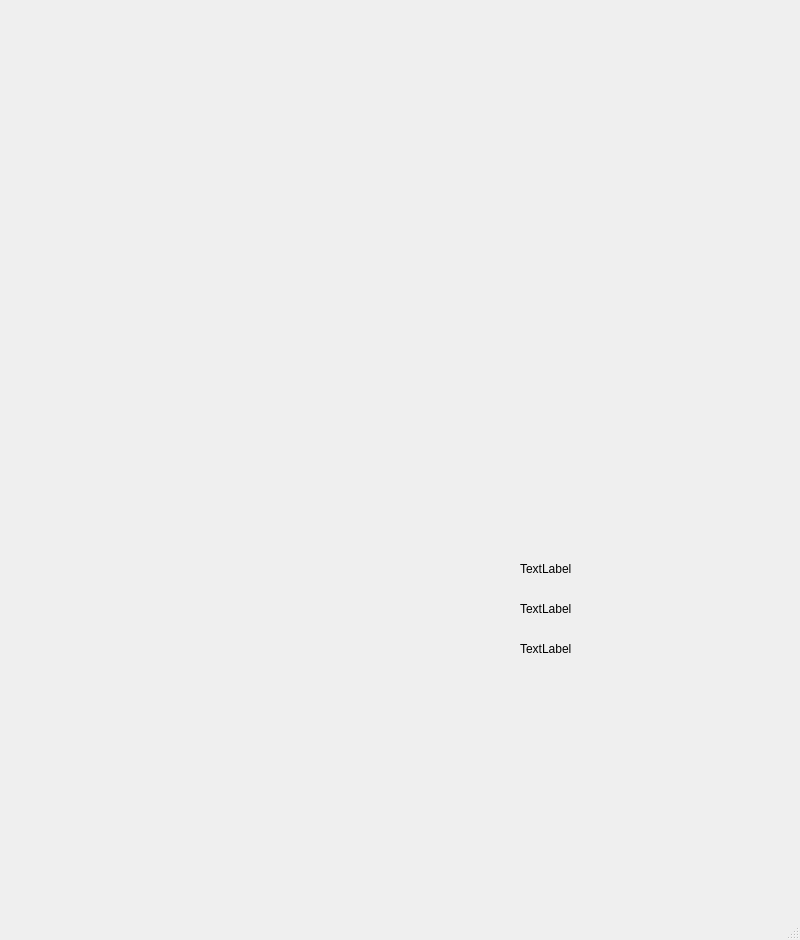
<?xml version="1.0" encoding="UTF-8"?>
<ui version="4.0">
 <class>MainWindow</class>
 <widget class="QMainWindow" name="MainWindow">
  <property name="geometry">
   <rect>
    <x>0</x>
    <y>0</y>
    <width>800</width>
    <height>940</height>
   </rect>
  </property>
  <property name="windowTitle">
   <string>MainWindow</string>
  </property>
  <widget class="QWidget" name="centralwidget">
   <widget class="SearchWidget" name="widget_search" native="true">
    <property name="geometry">
     <rect>
      <x>30</x>
      <y>20</y>
      <width>471</width>
      <height>231</height>
     </rect>
    </property>
   </widget>
   <widget class="DirectionWidget" name="widget_direction" native="true">
    <property name="geometry">
     <rect>
      <x>30</x>
      <y>260</y>
      <width>471</width>
      <height>401</height>
     </rect>
    </property>
   </widget>
   <widget class="QLabel" name="label">
    <property name="geometry">
     <rect>
      <x>520</x>
      <y>560</y>
      <width>151</width>
      <height>17</height>
     </rect>
    </property>
    <property name="text">
     <string>TextLabel</string>
    </property>
   </widget>
   <widget class="QLabel" name="label_3">
    <property name="geometry">
     <rect>
      <x>520</x>
      <y>600</y>
      <width>161</width>
      <height>17</height>
     </rect>
    </property>
    <property name="text">
     <string>TextLabel</string>
    </property>
   </widget>
   <widget class="QLabel" name="label_5">
    <property name="geometry">
     <rect>
      <x>520</x>
      <y>640</y>
      <width>161</width>
      <height>17</height>
     </rect>
    </property>
    <property name="text">
     <string>TextLabel</string>
    </property>
   </widget>
   <widget class="MapWidget" name="widget_map" native="true">
    <property name="geometry">
     <rect>
      <x>540</x>
      <y>30</y>
      <width>241</width>
      <height>261</height>
     </rect>
    </property>
   </widget>
  </widget>
  <widget class="QMenuBar" name="menubar">
   <property name="geometry">
    <rect>
     <x>0</x>
     <y>0</y>
     <width>800</width>
     <height>22</height>
    </rect>
   </property>
  </widget>
  <widget class="QStatusBar" name="statusbar"/>
 </widget>
 <customwidgets>
  <customwidget>
   <class>SearchWidget</class>
   <extends>QWidget</extends>
   <header>searchwidget.h</header>
   <container>1</container>
  </customwidget>
  <customwidget>
   <class>DirectionWidget</class>
   <extends>QWidget</extends>
   <header>directionwidget.h</header>
   <container>1</container>
  </customwidget>
  <customwidget>
   <class>MapWidget</class>
   <extends>QWidget</extends>
   <header>mapwidget.h</header>
   <container>1</container>
  </customwidget>
 </customwidgets>
 <resources/>
 <connections/>
</ui>
